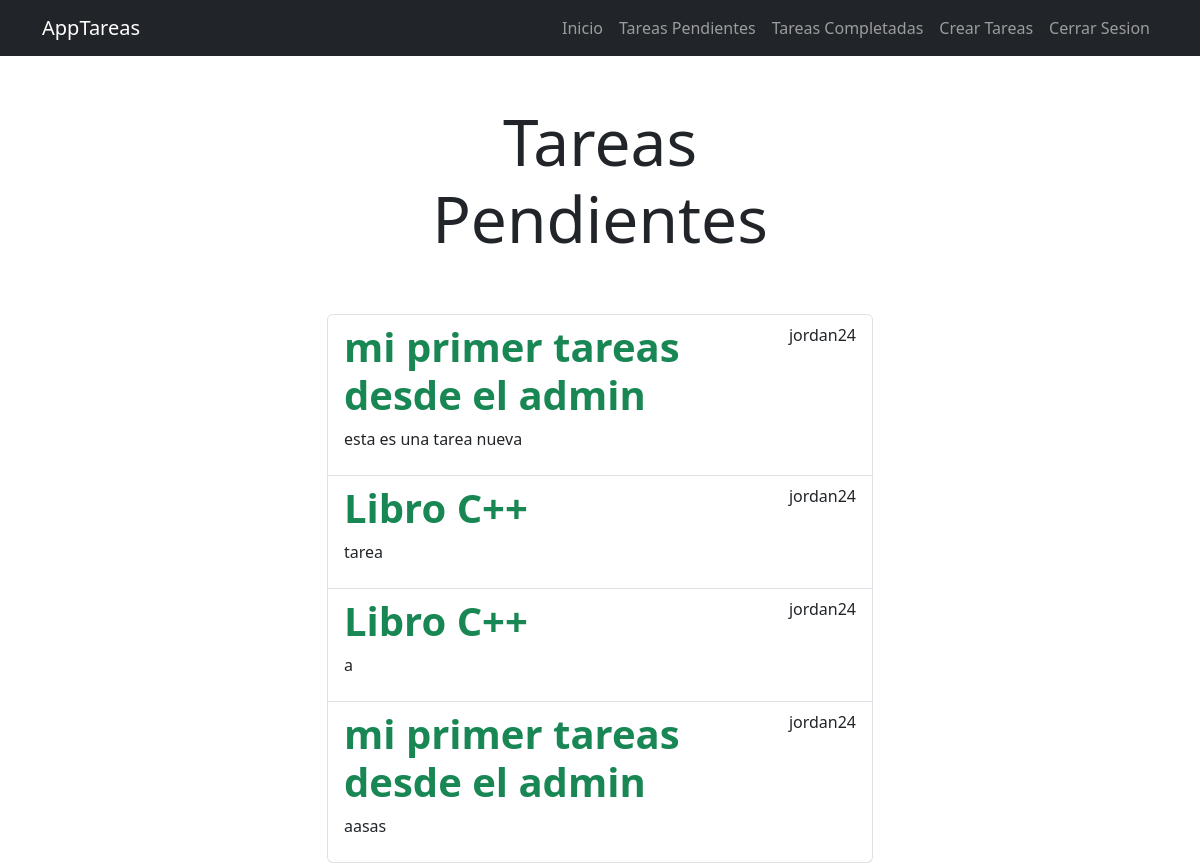
The page /tasks_completed/ (signed in) on the database its author committed.
### tasks/models.py (models this page shows, shortened)
class Task(models.Model):
    titulo = models.CharField(max_length=100)
    description = models.TextField(max_length=100)
    creacion = models.DateTimeField(auto_now_add=True)
    frcha_completado = models.DateTimeField(null=True, blank=True)
    imprtante = models.BooleanField(default=False)
    user = models.ForeignKey(User, on_delete=models.CASCADE)

### tasks/views.py (the view)
# urls.py: path('tasks_completed/',views.tasks_completed, name='tasks_completed'),
@login_required
def tasks_completed(request):
    tasks = Task.objects.filter(user=request.user, frcha_completado__isnull=False).order_by('-frcha_completado')
    return render(request, 'tasks.html', {'tasks': tasks})

### tasks/templates/tasks.html (shortened to what this page needs)
{% extends 'base.html' %}
{% block content %}
<main class="container">
    <div class="row">
        <div class="col-md-6 offset-md-3">
            <h1 class="text-center display-3 py-5">Tareas Pendientes</h1>
<ul class="list-group">
    {% for task in tasks %}
    <a class="list-group-item" href="{% url 'task_detail' task.id %}">
        <header class="d-flex justify-content-between">
            {% if task.imprtante %}
            <h1 class="fw-bold text-success"> {{task.titulo}}</h1>
            {%else%}
                <h1 class="fw-bold">{{task.titulo}}</h1>
            {%endif%}
            <p>{{task.user.username}}</p>
        </header>
            <p>{{task.description}}</p>
    </a>
    {% endfor %}
</ul>
        </div>
    </div>
</main>
{% endblock %}

### tasks/templates/base.html (shortened to what this page needs)
<!DOCTYPE html>
<html lang="en">
<head>
    <link rel="stylesheet" href="https://cdn.jsdelivr.net/npm/bootstrap@5.3.0-alpha2/dist/css/bootstrap.min.css">
</head>
<body>
    <nav class="navbar navbar-expand-lg bg-dark navbar-dark">
        <div class="container">
            <a class="navbar-brand" href="#">AppTareas</a>
            <div class="collapse navbar-collapse" id="navbarNav">
            <ul class="navbar-nav ms-auto">
                <li class="nav-item">
                    <a href="/"class="nav-link">Inicio</a>
                </li>
                {% if user.is_authenticated %}
                <li class="nav-item">
                    <a href="{% url 'tasks'%}" class="nav-link">Tareas Pendientes</a>
                </li>
                <li class="nav-item">
                    <a href="{% url 'tasks_completed'%}" class="nav-link">Tareas Completadas</a>
                </li>
                <li class="nav-item">
                    <a href="/tasks/create"class="nav-link">Crear Tareas</a>
                </li>
                <li class="nav-item">
                    <a href="/logout"class="nav-link">Cerrar Sesion</a>
                </li>
                {% endif %}
            </ul>
        </div>
        </div>
    </nav>
    {% block content %}
    {% endblock %}
</body>
</html>

### rows shown on the page
Task: titulo "mi primer tareas desde el admin", user.username "jordan24", description "esta es una tarea nueva"
Task: titulo "Libro C++", user.username "jordan24", description "tarea"
Task: titulo "Libro C++", user.username "jordan24", description "a"
Task: titulo "mi primer tareas desde el admin", user.username "jordan24", description "aasas"
